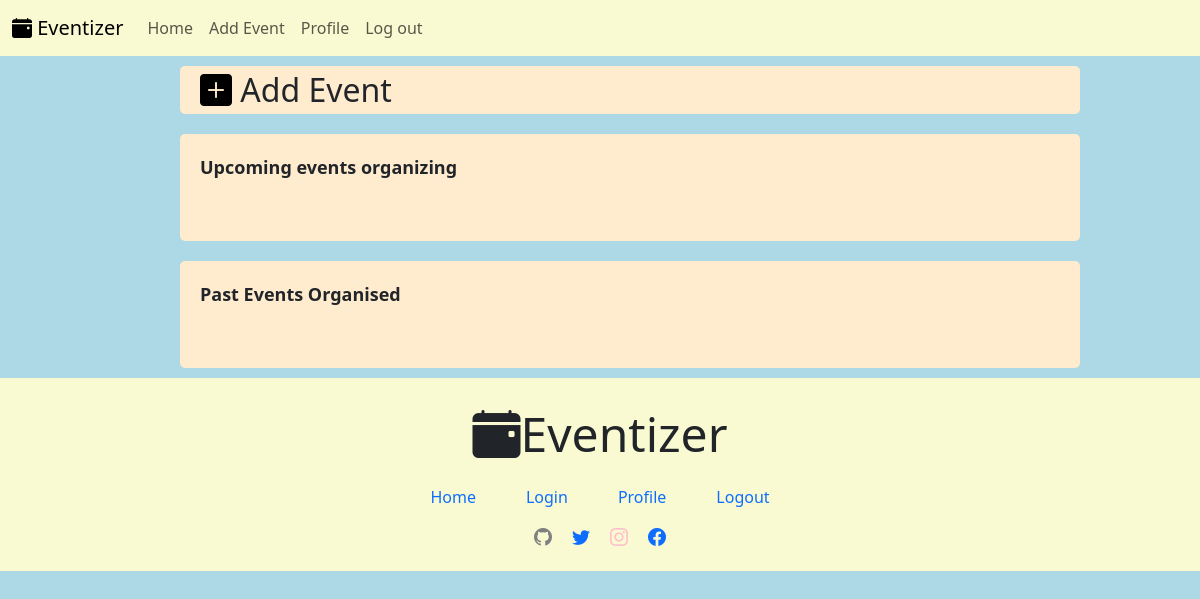
/organiser_main/2/, run on an earlier commit of the app's database.
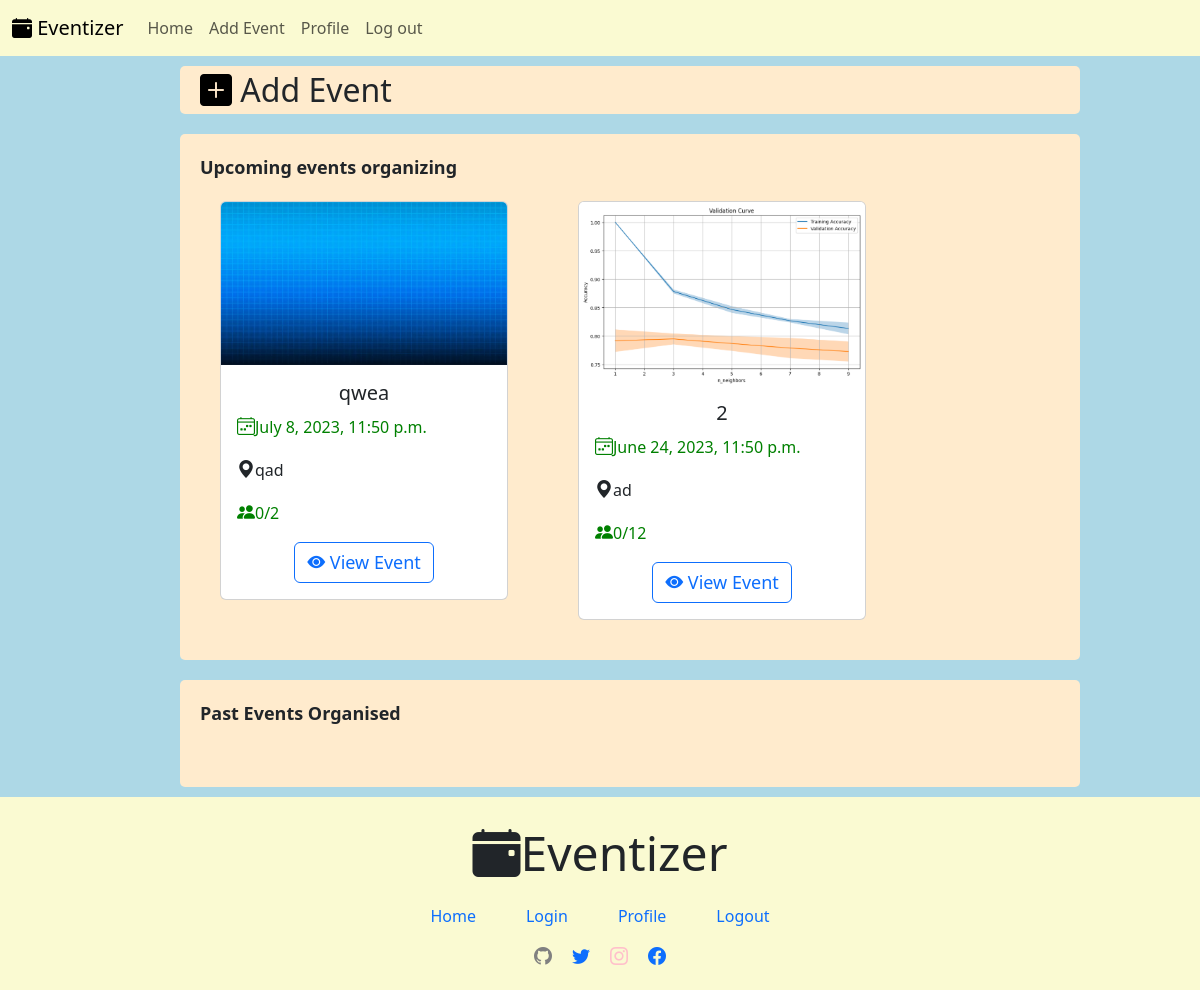
And on a later commit of the database.
### Organiser_Main/models.py (models this page shows, shortened)
class Organiser_events(models.Model):
    organizer = models.ForeignKey(Organiser, on_delete=models.CASCADE,default=1)
    event_name = models.CharField(max_length=100)
    event_description = models.CharField(max_length=500)
    event_date = models.DateTimeField()
    event_location = models.CharField(max_length=50)
    event_picture = models.ImageField(upload_to='event_images/')
    event_max_participants = models.IntegerField()
    event_present_participants = models.IntegerField(default=0)
    participants = models.ManyToManyField(Participant, blank=True)

### Organiser_Main/views.py (the view)
# urls.py: path('organiser_main/<int:organizer>/', organiser_main, name='organiser_main'),
def organiser_main(request, organizer):
    future_events = Organiser_events.objects.filter(organizer=organizer, event_date__gte=timezone.now())
    past_events = Organiser_events.objects.filter(organizer=organizer, event_date__lt=timezone.now())
    context = {
        'organizer': organizer,
        'events': future_events,
        'past_events':past_events,
    }
    return render(request, 'org_index.html', context)

### Organiser_Main/templates/org_index.html (shortened to what this page needs)
{% load static %}
<!DOCTYPE html>
<html lang="en">
<head>
    <link href="https://cdn.jsdelivr.net/npm/bootstrap@5.3.0/dist/css/bootstrap.min.css" rel="stylesheet">
    <link rel="stylesheet" href="https://cdn.jsdelivr.net/npm/bootstrap-icons@1.10.5/font/bootstrap-icons.css">
</head>
<body>
    <nav class="navbar navbar-expand-lg custom-navbar" id="nav_bar">
        <div class="container-fluid">
          <a class="navbar-brand" href="#"><i class="bi bi-calendar-event-fill"></i> Eventizer</a>
          <div class="collapse navbar-collapse" id="navbarNav">
            <ul class="navbar-nav">
              <li class="nav-item">
                <a class="nav-link " aria-current="page" href="/organiser_main/{{ organiser }}/">Home</a>
              </li>
              <li class="nav-item">
                <a class="nav-link" href="{% url 'new_event' organizer %}">Add Event</a>
              </li>
              <li class="nav-item">
                <a class="nav-link" href="{% url 'organiser_profile' organizer %}">Profile</a>
              </li>
              <li class="nav-item">
                <a class="nav-link" href="/logout">Log out</a>
              </li>
            </ul>
          </div>
        </div>
      </nav>
      <div id="Organiser_main">
        <div id="middle">
            <div id="new_event_button"><a href="{% url 'new_event' organizer %}" style="color:black"><i class="bi bi-plus-square-fill"></i></a> Add Event</div>
            <div id="future_events">
                <div id="head_title">Upcoming events organizing</div>
                    <div id="showing_events">
                        {% for event in events %}
                        <div class="card" style="width: 18rem;height: fit-content;">
                          <img src="{{ event.event_picture.url }}" class="card-img-top" alt="..." height="fit-content">
                          <div class="card-body">
                            <h5 class="card-title" style="text-align: center;">{{event.event_name}}</h5>
                            <p class="card-text green"><i class="bi bi-calendar4-week" id="font-icon"></i>{{event.event_date}}</p>
                            <p class="card-text"><i class="bi bi-geo-alt-fill" id="font-icon"></i>{{event.event_location}}</p>
                            {% if event.event_present_participants < event.event_max_participants %}
                            <p class="card-text green">
                            {% else %}
                            <p class="card-text red">
                            {% endif %}
                            <i class="bi bi-people-fill" id="font-icon"></i>{{ event.event_present_participants }}/{{ event.event_max_participants }}</p>
                            <center><a href="{% url 'organiser_event_view' organiser=organizer organiser_event=event.id %}" class="btn btn-outline-primary" id="font-icon"><i class="bi bi-eye-fill"></i> View Event</a></center>
                          </div>
                        </div>
                        {% endfor %}
                      </div>
                    </div>
                    <div id="past_events">
                        <div id="head_title">Past Events Organised</div>
                            </div>
            </div>
        </div>
    <div id="footer">
        <div id="name_footer"><i class="bi bi-calendar-event-fill"></i>Eventizer</div>
        <div id="links_footer">
            <a href="/organiser_main/{{ organiser }}/">Home</a>
            <a href="/logout">Login</a>
            <a href="#">Profile</a>
            <a href="/logout">Logout</a>
        </div>
        <div id="media_footer">
          <div><a href=""><i class="bi bi-github" style="color:grey"></i></a></div>
          <div><a href=""><i class="bi bi-twitter"></i></a></div>
          <div><a href=""><i class="bi bi-instagram" style="color:pink"></i></a></div>
          <div><a href=""><i class="bi bi-facebook"></i></a></div>
      </div>
    </div>
</body>
</html>

What changed in the data, as far as the page shows it:
added Organiser_events: event_picture (picture), event_name "qwea", event_date "July 8, 2023, 11:50 p.m.", event_location "qad", event_present_participants "0", event_max_participants "2"
added Organiser_events: event_picture (picture), event_name "2", event_date "June 24, 2023, 11:50 p.m.", event_location "ad", event_present_participants "0", event_max_participants "12"
